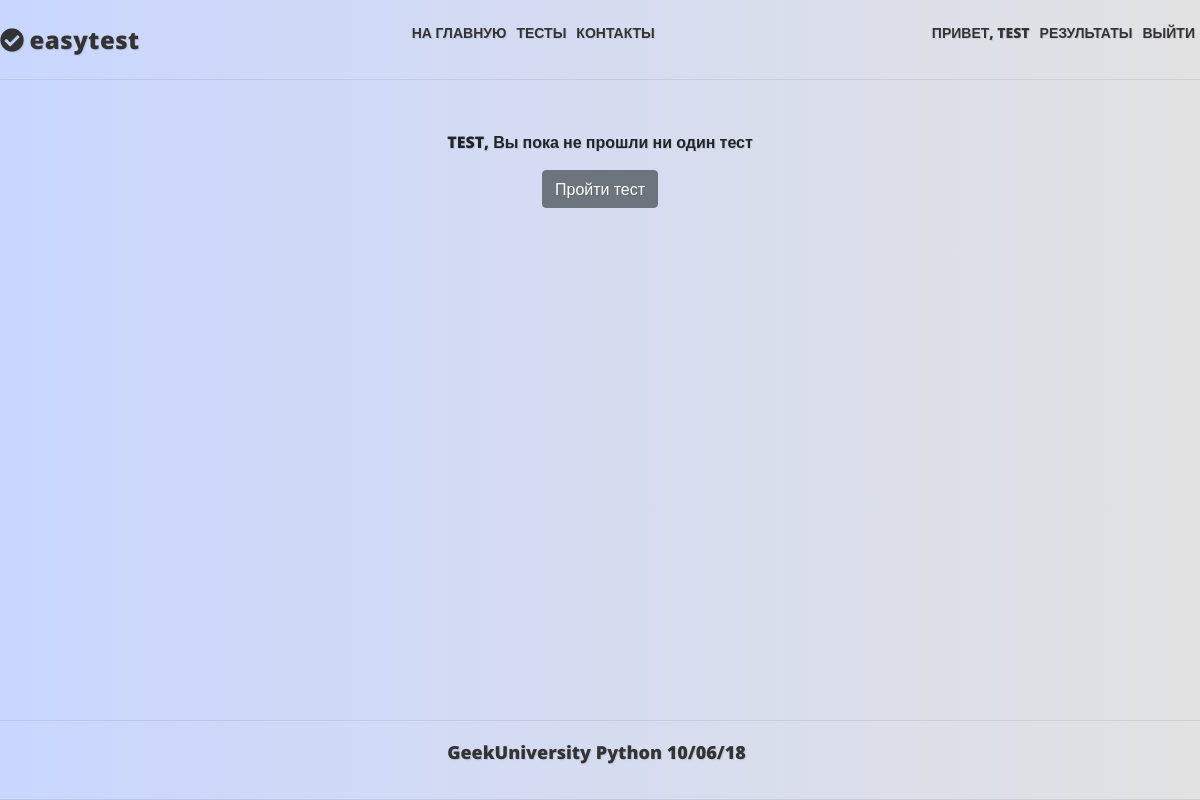
The app's page /result/ (signed in), older data.
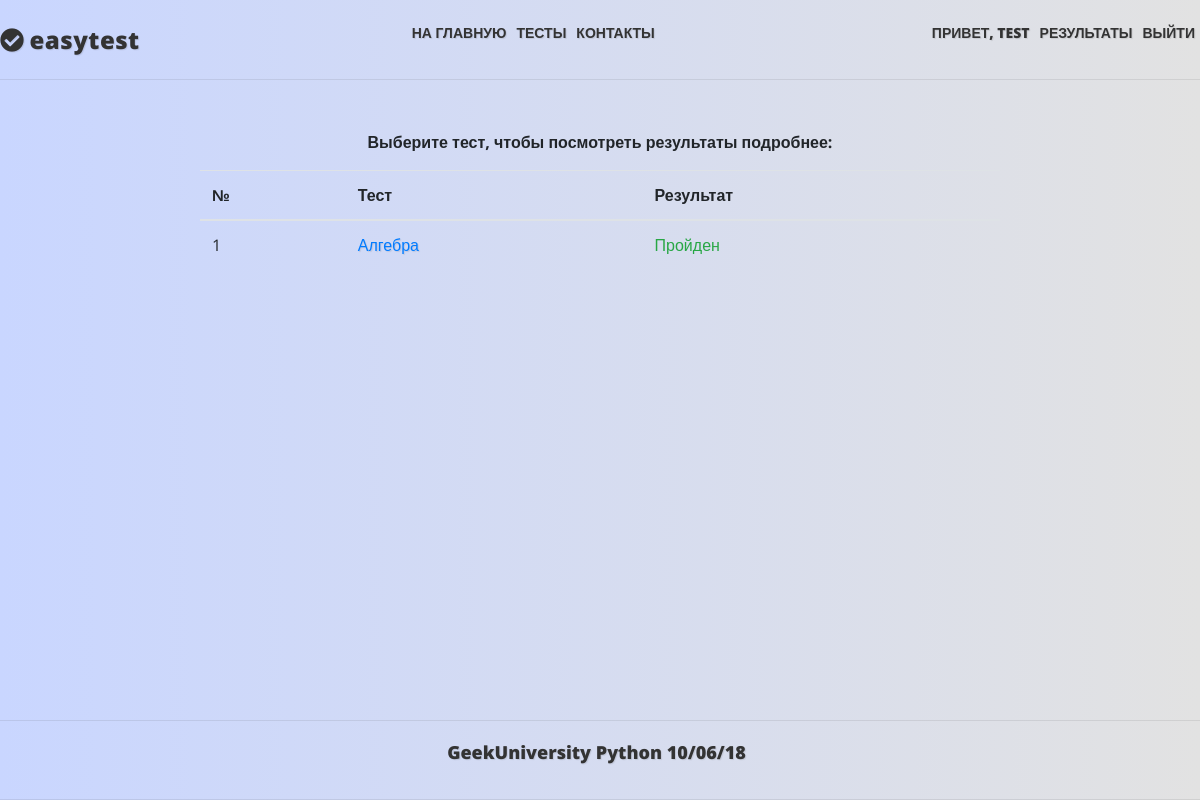
The same page, newer data.
### mainapp/models.py (models this page shows, shortened)
class Core(models.Model):
    title = models.CharField(_('title'), max_length=250, blank=True)
    description = models.TextField(_('description'), blank=True)
    sort = models.IntegerField(_('sort'), default=0, null=True, blank=True)
    active = models.BooleanField(_('active'), default=True)
    deleted = models.BooleanField(_('deleted'), default=False)
    all_objects = models.Manager()
    objects = CoreManager()
    class Meta:
        abstract = True

class Result(Core):
    class Meta:
        verbose_name = _('Результат')
        verbose_name_plural = _('Результаты')
    owner = models.ForeignKey(User, null=False, blank=True, related_name='results', on_delete=models.PROTECT)
    test = models.ForeignKey(Test, null=True, blank=True, related_name='results', on_delete=models.CASCADE)
    right_answers_count = models.PositiveIntegerField(_('right answers count'), default=0, blank=True)
    wrong_answers_count = models.PositiveIntegerField(_('wrong answers count'), default=0, blank=True)
    time = models.TimeField(_('time for test'), default=timezone.now, blank=True)
    is_test_passed = models.BooleanField(_('is test passed'), default=False)
    objects = ResultManager()

class Test(Core):
    class Meta:
        verbose_name = _('Тест')
        verbose_name_plural = _('Тесты')
    owner = models.ForeignKey(User, null=False, blank=True, related_name='tests', on_delete=models.PROTECT)
    category = models.ForeignKey(TestCategory, null=True, blank=True, on_delete=models.SET_NULL)
    keywords = models.ManyToManyField(Keyword, blank=True, related_name='tests')
    questions = models.ManyToManyField(Question, blank=True, related_name='tests')
    max_questions = models.PositiveIntegerField(_('Count questions'), default=0, blank=True)
    required_correct_answers = models.PositiveIntegerField(_('Required correct answers'), default=0, blank=True)
    time = models.TimeField(_('Max time for test'), default=datetime.time(0, 30), blank=True)
    objects = TestManager()
    TEST_TYPE_CHOICES = (
        ('th', 'teaching'),  # с цифрами (под индексом 0 в кортежах) форма создания теста не проходила, изменил на строку
        ('ex', 'exam'),
        )
    test_type = models.CharField(max_length=2, choices=TEST_TYPE_CHOICES, default='th')
    """ типы тестов - учебный и экзаменационный(на время и оценку) - это реализуем позже.
    Необходимо будет также добавить время на прохождение теста, проценты правильных ответов для разных оценок."""

### mainapp/views.py (the view)
# urls.py: path('result/', mainapp.ResultList.as_view(), name='results'),
class ResultList(LoginRequiredMixin, ListView):
    model = Result
    login_url = reverse_lazy('authapp:login')
    def get_queryset(self):
        return self.model.objects.get_results(self.request)

### mainapp/models.py (called while the page is built)
    def get_all_queryset(self):
        return CoreQuerySet(self.model)

    def get_queryset(self):
        return self.get_all_queryset()

    def get_results(self, request):
        return self.filter(owner=request.user, active=True)

### mainapp/templates/mainapp/result_list.html (shortened to what this page needs)
{% extends "base.html" %}
{% load static i18n %}
{% block content %}
    <div class="content">
        {% if object_list %}
            <b>{% trans 'Выберите тест, чтобы посмотреть результаты подробнее:' %}</b></p>
            <table class="table table_result">
                <thead>
                <tr>
                    <th>№</th>
                    <th>{% trans 'Тест' %}</th>
                    <th>{% trans 'Результат' %}</th>
                </tr>
                </thead>
                <tbody>
                {% for object in object_list %}
                    <tr>
                        <td>{{ forloop.counter }}</td>
                        <td><a href="{% url 'mainapp:result' object.test.pk %}">{{ object.test.title }}</a></td>
                        <td>
                            {% if object.is_test_passed %}<span class="text-success">{% trans 'Пройден' %}</span>
                            {% else %}<span class="text-danger">{% trans 'Не пройден' %}</span>{% endif %}
                        </td>
                    </tr>
                {% endfor %}
                </tbody>
            </table>
        {% else %}
            <p class="test_welcome">{{ user.username|upper }}, {% trans 'Вы пока не прошли ни один тест' %}</p>
            <a class="btn btn-secondary" href="{% url 'mainapp:tests' %}">{% trans 'Пройти тест' %}</a>
        {% endif %}
    </div>
{% endblock content %}

### templates/base.html (shortened to what this page needs)
{% load static i18n %}
<!DOCTYPE html>
<html lang="en">
<head>
    {% block styles %}
        <link rel="stylesheet" href="https://stackpath.bootstrapcdn.com/bootstrap/4.1.3/css/bootstrap.min.css">
        <link rel="stylesheet" href="{% static 'css/style.css' %}">
    {% endblock styles %}
    <link rel="stylesheet" href="https://use.fontawesome.com/releases/v5.4.1/css/all.css">
</head>
<body>
<div class="header">
    <div class="center_content_header">
        <div class="logo">
            <i class="fas fa-check-circle"></i>
            <a href="{% url 'mainapp:main' %}">easytest</a>
        </div>
        <div class="menu">
            <ul>
                <li><a href="{% url 'mainapp:main' %}">{% trans 'На главную'|upper %}</a></li>
                <li><a href="{% url 'mainapp:tests' %}">{% trans 'Тесты'|upper %}</a></li>
                <li><a href="#">{% trans 'КОНТАКТЫ' %}</a></li>
            </ul>
        </div>
        <div class="menu">
            <ul>
                {% if user.is_authenticated %}
                    <li><a href="{% url 'auth:edit' %}">{% trans 'Привет, '|upper %}{{ user.first_name|default:user.username|upper }}</a></li>
                    <li><a href="{% url 'mainapp:results' %}">{% trans 'Результаты'|upper %}</a></li>
                    <li><a href="{% url 'auth:logout' %}">{% trans 'Выйти'|upper %}</a></li>
                {% else %}
                    <li><a href="{% url 'auth:login' %}">{% trans 'Войти'|upper %}</a></li>
                {% endif %}
            </ul>
        </div>
    </div>
</div>
{% block content %}{% endblock content %}
<div class="footer">
    <p>GeekUniversity Python 10/06/18</p>
</div>
</body>
</html>

Row changes from the older to the newer data that the page shows:
added Result: test "Алгебра"
Text that changed along with them:
{{ user.username|upper }}: "TEST" → (not shown)
text no longer shown: ", Вы пока не прошли ни один тест Пройти тест"
text now shown: "Выберите тест, чтобы посмотреть результаты подробнее: № Тест Результат"
